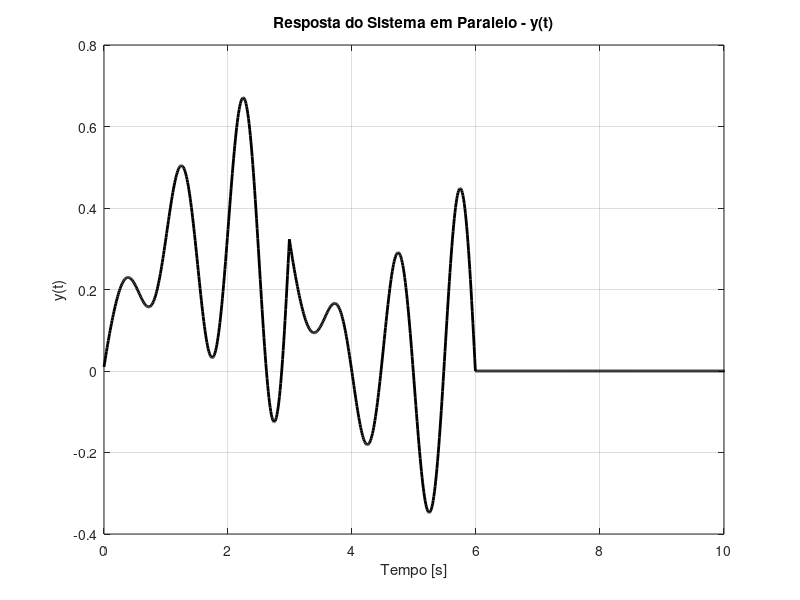

This chart was generated by the following MATLAB code:
%Questão B

clc;
clear;
close all;
% Tempo
t = 0:0.01:10;
dt = 0.01;
% Sinal de entrada: x(t) = u(t) - u(t-3) (pulso de 0 a 3)
x = double((t >= 0) & (t < 3));
% Resposta ao impulso do sistema S1: h1(t) = e^(-3t) * [u(t) - u(t-3)]
h1 = exp(-3*t) .* double((t >= 0) & (t < 3));
% Resposta ao impulso do sistema S2: h2(t) = t * cos(2*pi*t) * [u(t) - u(t-3)]
h2 = t .* cos(2*pi*t) .* double((t >= 0) & (t < 3));
% Convoluções das entradas com cada sistema
y1 = conv(x, h1) * dt;
y2 = conv(x, h2) * dt;
% Vetor de tempo ajustado para as convoluções
t_conv = 0:dt:(length(y1)-1)*dt;
% Saída total do sistema em paralelo
y = y1 + y2;
% Plot do resultado
figure;
plot(t_conv, y, 'k', 'LineWidth', 2);
xlabel('Tempo [s]');
ylabel('y(t)');
title('Resposta do Sistema em Paralelo - y(t)');
grid on;
xlim([0 10]);
ylim auto;
